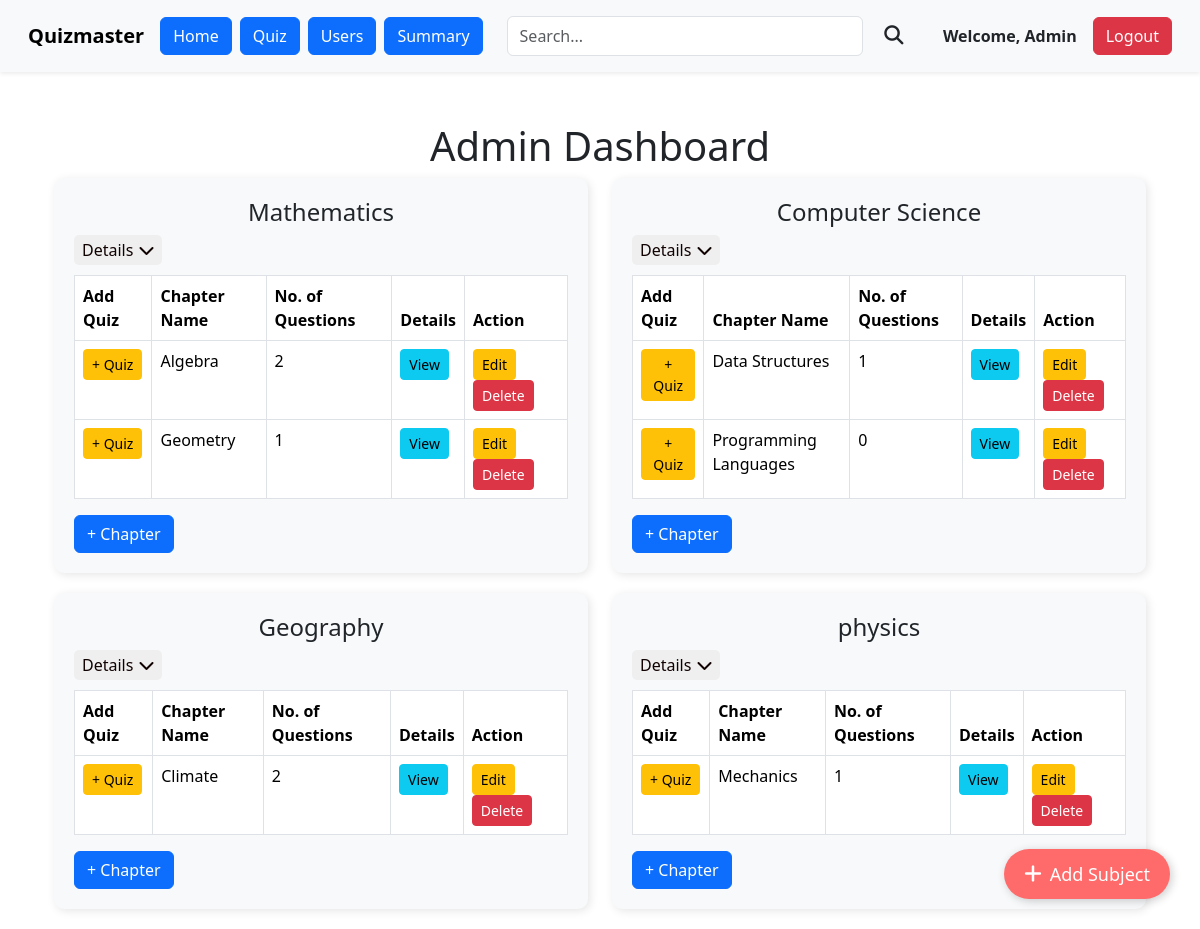
The app's page /admin/dashboard (signed in) with its own data.
### models.py (models this page shows)
class Subject(db.Model):
    id=db.Column(db.Integer, primary_key=True)
    name=db.Column(db.String(32), unique=True)
    Description=db.Column(db.String(256), nullable=False)
    category=db.Column(db.String(32), nullable=True)
    chapters = db.relationship('Chapter', backref='subject', lazy=True)
    quizzes = db.relationship('Quiz', backref='subject', lazy=True)

class Chapter(db.Model):
    id=db.Column(db.Integer, primary_key=True)
    name=db.Column(db.String(32), unique=True)
    Description=db.Column(db.String(256), nullable=True)
    no_of_questions=db.Column(db.Integer, nullable=True)
    subject_id=db.Column(db.Integer, db.ForeignKey('subject.id'), nullable=False)
    quizzes = db.relationship('Quiz', backref='chapter', lazy=True)
    questions = db.relationship('Questions', backref='chapter', lazy=True)

### routes.py (the view)
@app.route('/admin/dashboard')
@admin_required
@auth_required
def admin_dashboard():
    subjects = Subject.query.all()
    chapters = Chapter.query.all()
    for chapter in chapters:
        question_count = Questions.query.filter(Questions.chapter_id == chapter.id).count()
        chapter.no_of_questions = question_count
    db.session.commit()
    if not subjects:
        flash('No subjects found, click + to add subjects')
    return render_template('/admin/admin_dashboard.html', subjects=subjects, chapters=chapters)

### routes.py (called while the page is built)
def auth_required(f):
    @wraps(f)
    def inner(*args, **kwargs):
        if 'user_id' not in session:
            flash('please login to continue')
            return redirect(url_for('login'))
        return f(*args, **kwargs)
    return inner

def admin_required(f):
    @wraps(f)
    def inner(*args, **kwargs):
        if 'user_id' not in session:
            flash('please login to continue')
            return redirect(url_for('login'))
        user=User.query.get(session['user_id'])
        if user.is_admin!=True:
            flash('You are not authorized to view this page')
            return redirect(url_for('index'))
        return f(*args, **kwargs)
    return inner

### templates/admin/admin_dashboard.html (shortened to what this page needs)
{% extends 'admin/admin_layout.html' %}
{% block content %}
<div class="container">
    <h1>Admin Dashboard</h1>
    <div class="row">
        {% for subject in subjects %}
        <div class="col-md-6">
            <div class="subject-tile">
                <h4>{{ subject.name }}</h4>
                <button class="details-btn" onclick="toggleDetails(this)">
                    Details <i class="fas fa-chevron-down"></i>
                </button>
                <table class="table table-bordered">
                    <thead>
                        <tr>
                            <th>Add Quiz</th>
                            <th>Chapter Name</th>
                            <th>No. of Questions</th>
                            <th>Details</th>
                            <th>Action</th>
                        </tr>
                    </thead>
                    <tbody>
                        {% for chapter in subject.chapters %}
                        <tr>
                            <td><a href="{{ url_for('add_quiz', chapter_id = chapter.id) }}" class="btn btn-sm btn-warning">+ Quiz</a></td>
                            <td>{{ chapter.name }}</td>
                            <td>{{ chapter.no_of_questions }}</td>
                            <td> <a href="{{ url_for('view_chapter', chapter_id = chapter.id) }}" class="btn btn-sm btn-info">View</a></td>
                            <td>
                                <a href="{{ url_for('edit_chapter', chapter_id = chapter.id) }}" class="btn btn-sm btn-warning">Edit</a>
                                <form action="{{ url_for('delete_chapter', chapter_id=chapter.id) }}" method="POST" style="display: inline;">
                                  <button type="submit" class="btn btn-sm btn-danger">Delete</button>
                                </form>
                            </td>
                        </tr>
                        {% endfor %}
                    </tbody>
                </table>
                    <a href="/admin/manage_chapter/{{ subject.id }}" class="btn btn-primary" id="chapter_btn">+ Chapter</a>
            </div>
        </div>
        {% endfor %}
    </div>
</div>
<a href="{{ url_for('add_subject') }}" class="add-subject-btn d-flex align-items-center">
    <i class="fas fa-plus me-2"></i> Add Subject
</a>
{% endblock %}

### templates/admin/admin_dashboard.html (style rules this page uses)
h1 { text-align: center; color: #321710; font-size: 3rem; margin-bottom: 20px; }
.subject-tile { background: #f8f9fa; border-radius: 10px; padding: 20px; box-shadow: 2px 2px 10px rgba(0, 0, 0, 0.1); margin-bottom: 20px; }
.add-subject-btn { width: 50px; height: 50px; border-radius: 50%; background-color: #ff6b6b; color: white; font-size: 24px; display: flex; align-items: center; justify-content: center; position: fixed; bottom: 30px; right: 30px; box-shadow: 2px 2px 10px rgba(0, 0, 0, 0.2); cursor: pointer; }
h4 { color: #321710; font-size: 1.5rem; margin-bottom: 20px; text-align: center; }
.details-btn { color: rgb(17, 2, 2); border: none; padding: 3px 8px; border-radius: 5px; cursor: pointer; display: flex; align-items: center; justify-content: center; margin-bottom: 10px; }
.details-btn i { margin-left: 5px; }
.container { margin-top: 50px; max-width: 1200px; min-width: 1000px; }
.row { display: flex; flex-wrap: wrap; justify-content: center; }
.add-subject-btn { width: auto; height: 50px; border-radius: 25px; background-color: #ff6b6b; color: white; font-size: 18px; display: flex; align-items: center; justify-content: center; position: fixed; bottom: 30px; right: 30px; padding: 0 20px; box-shadow: 2px 2px 10px rgba(0, 0, 0, 0.2); cursor: pointer; text-decoration: none; transition: background-color 0.3s ease, transform 0.2s ease; }
.add-subject-btn i { font-size: 20px; }

### records on screen
Subject: name "Mathematics"
Chapter: name "Algebra", no_of_questions "2"
Chapter: name "Geometry", no_of_questions "1"
Subject: name "Computer Science"
Chapter: name "Data Structures", no_of_questions "1"
Chapter: name "Programming Languages", no_of_questions "0"
Subject: name "Geography"
Chapter: name "Climate", no_of_questions "2"
Subject: name "physics"
Chapter: name "Mechanics", no_of_questions "1"
